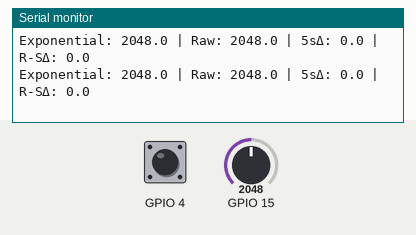
Simulated run of this program. Board: ESP32. Parts: the last lines printed to the serial monitor. Inputs (shaded band) come from the test bench; at power-on: GPIO 4 HIGH, GPIO 15 = 2048 (analog values on the 0–4095 scale).

Above: at 1.2 s.
1.3 s: GPIO 4 pulled LOW for 0.15 s
At 1.55 s:
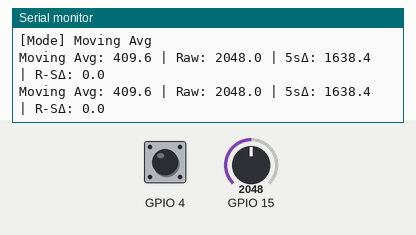
2.9 s: GPIO 4 pulled LOW for 1 s
At 3.91 s:
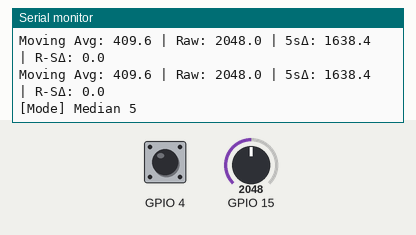
5.4 s: GPIO 15 set to 2866
At 5.45 s:
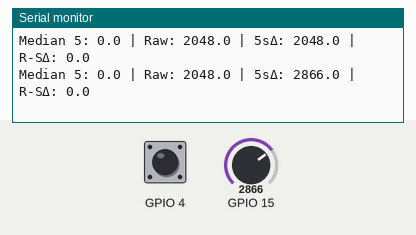
6.9 s: GPIO 15 set to 3603
At 6.93 s:
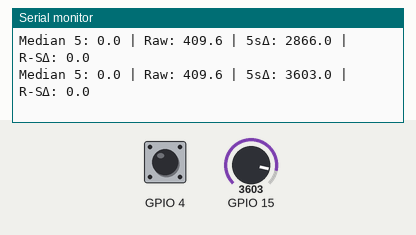
8.4 s: GPIO 4 pulsed LOW 5 times (0.12 s each, 0.3 s apart)
At 9.24 s:
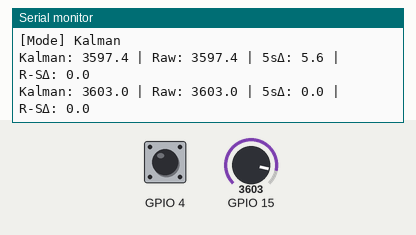
Timing chart, 0 to 11.4 s (numbered marks = the images above; inputs shaded):
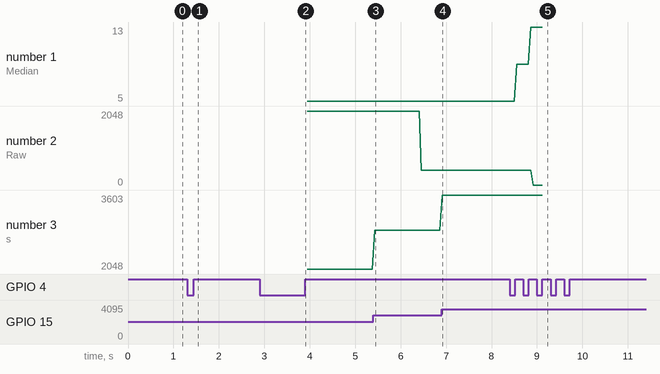

Measured:
- after the input at 1.3 s, the serial monitor: prints a new line after 0.16 s (image 1)
- after the input at 2.9 s, the serial monitor: prints a new line after 1.0 s (image 2)
- after the input at 5.4 s, the serial monitor: prints a new line at once (image 3)
- after the input at 6.9 s, the serial monitor: prints a new line at once (image 4)
- after the input at 8.4 s, the serial monitor: prints a new line after 0.13 s (image 5)
- plotted number 1: 5 → 13 after the input at 8.4 s
- plotted number 3: 2048 → 2866 after the input at 5.4 s, 2866 → 3603 after the input at 6.9 s

The program:

main.cpp
```cpp
#include "potentiometer.h"

const int TOUCH_PIN = T0;
Potentiometer pot(15, 0.2);

constexpr int HISTORY_SIZE = 500;
float valueHistory[HISTORY_SIZE] = {0};
unsigned long timeHistory[HISTORY_SIZE] = {0};
int historyIndex = 0;

void setup() {
    Serial.begin(115200);
    pot.configureADC();
    TouchControl::begin(TOUCH_PIN);
}

void loop() {
    static unsigned long lastPrint = 0;
    constexpr unsigned long printInterval = 50;
    const int rawValue = pot.raw();
    const unsigned long currentMillis = millis();

    if(TouchControl::checkRelease()) {
        Serial.printf("\n[Mode] %s\n", TouchControl::getAlgorithmName());
    }

    switch(TouchControl::currentAlgorithm()) {
        case TouchControl::EXPONENTIAL:
            pot.resizeBuffer(1);
            pot.updateExponential(rawValue);
            break;
        case TouchControl::MOVING_AVG:
            pot.resizeBuffer(5);
            pot.updateMovingAvg(rawValue);
            break;
        case TouchControl::MEDIAN_5:
            pot.resizeBuffer(5);
            pot.updateMedian(rawValue);
            break;
        case TouchControl::MEDIAN_9:
            pot.resizeBuffer(9);
            pot.updateMedian(rawValue);
            break;
        case TouchControl::MEDIAN_13:
            pot.resizeBuffer(13);
            pot.updateMedian(rawValue);
            break;
        case TouchControl::KALMAN_LITE:
            pot.resizeBuffer(1);
            pot.updateKalman(rawValue);
            break;
        case TouchControl::COMBINED:
            pot.resizeBuffer(5);
            pot.updateCombined(rawValue);
            break;
    }

    valueHistory[historyIndex] = pot.read();
    timeHistory[historyIndex] = currentMillis;
    historyIndex = (historyIndex + 1) % HISTORY_SIZE;

    if(currentMillis - lastPrint >= printInterval) {
        float maxVal = -INFINITY, minVal = INFINITY;
        for(int i = 0; i < HISTORY_SIZE; i++) {
            if(currentMillis - timeHistory[i] <= 5000) {
                maxVal = fmax(maxVal, valueHistory[i]);
                minVal = fmin(minVal, valueHistory[i]);
            }
        }

        Serial.printf("%s: %.1f | Raw: %.1f | 5sΔ: %.1f | R-SΔ: %.1f\n",
                     TouchControl::getAlgorithmName(),
                     pot.read(),
                     rawValue,
                     maxVal - minVal,
                     rawValue - pot.read());
        lastPrint = currentMillis;
    }

    delay(10);
}
```

potentiometer.cpp
```cpp
#include "potentiometer.h"
#include <algorithm>
#include <numeric> // ADD THIS LINE FOR STD::ACCUMULATE

// Potentiometer Class Implementation
Potentiometer::Potentiometer(int pin, float alpha)
    : _pin(pin), _alpha(alpha) {
    _valueBuffer = new float[_windowSize]();
    pinMode(_pin, INPUT);
}

Potentiometer::~Potentiometer() {
    delete[] _valueBuffer;
}

void Potentiometer::configureADC() {
    analogReadResolution(12);
    analogSetAttenuation(ADC_6db);
}

float Potentiometer::read() const { return _currentValue; }
float Potentiometer::raw() const { return analogRead(_pin); }

void Potentiometer::resizeBuffer(int newSize) {
    delete[] _valueBuffer;
    _windowSize = newSize;
    _valueBuffer = new float[_windowSize]();
    _bufferIndex = 0;
}

// Filter Implementations
void Potentiometer::updateExponential(int raw) {
    _currentValue = _alpha * raw + (1 - _alpha) * _currentValue;
}

void Potentiometer::updateMovingAvg(int raw) {
    _valueBuffer[_bufferIndex] = raw;
    _bufferIndex = (_bufferIndex + 1) % _windowSize;
    _currentValue = std::accumulate(_valueBuffer, _valueBuffer + _windowSize, 0.0f) / _windowSize;
}

void Potentiometer::updateMedian(int raw) {
    _valueBuffer[_bufferIndex] = raw;
    _bufferIndex = (_bufferIndex + 1) % _windowSize;
    float temp[_windowSize];
    std::copy(_valueBuffer, _valueBuffer + _windowSize, temp);
    std::nth_element(temp, temp + _windowSize/2, temp + _windowSize);
    _currentValue = temp[_windowSize/2];
}

void Potentiometer::updateKalman(int raw) {
    static float estimate = 0.0f;
    static float error = 1.0f;
    const float Q = 0.1f;
    const float R = 0.1f;

    error += Q;
    const float gain = error / (error + R);
    estimate += gain * (raw - estimate);
    error *= (1 - gain);

    _currentValue = estimate;
}

void Potentiometer::updateCombined(int raw) {
    updateMedian(raw);
    updateExponential(_currentValue);
    updateMovingAvg(_currentValue);
}

// TouchControl Implementation
namespace TouchControl {
    int _touchPin;
    bool _lastTouchState = false;
    Algorithm _currentAlgo = EXPONENTIAL;

    void begin(int touchPin) {
        _touchPin = touchPin;
        touchAttachInterrupt(_touchPin, nullptr, 20);
    }

    bool checkRelease() {
        const bool currentState = touchRead(_touchPin) < 20;
        if(_lastTouchState && !currentState) {
            _currentAlgo = static_cast<Algorithm>((static_cast<int>(_currentAlgo) + 1) % ALGO_COUNT);
            _lastTouchState = currentState;
            return true;
        }
        _lastTouchState = currentState;
        return false;
    }

    const char* getAlgorithmName() {
        const char* names[] = {
            "Exponential", "Moving Avg", "Median 5",
            "Median 9", "Median 13", "Kalman", "Combined"
        };
        return names[_currentAlgo];
    }

    Algorithm currentAlgorithm() { return _currentAlgo; }
}
```

potentiometer.h
```cpp
#include <Arduino.h>

class Potentiometer {
    int _pin;
    float _currentValue;
    float _alpha;
    int _bufferIndex = 0;
    float* _valueBuffer;
    int _windowSize = 5;

public:
    Potentiometer(int pin, float alpha);
    ~Potentiometer();

    float read() const;
    float raw() const;
    void configureADC();
    void resizeBuffer(int newSize);

    void updateExponential(int raw);
    void updateMovingAvg(int raw);
    void updateMedian(int raw);
    void updateKalman(int raw);
    void updateCombined(int raw);
};

namespace TouchControl {
    enum Algorithm {
        EXPONENTIAL,
        MOVING_AVG,
        MEDIAN_5,
        MEDIAN_9,
        MEDIAN_13,
        KALMAN_LITE,
        COMBINED,
        ALGO_COUNT
    };

    void begin(int touchPin);
    bool checkRelease();
    const char* getAlgorithmName();
    Algorithm currentAlgorithm();
}
```
